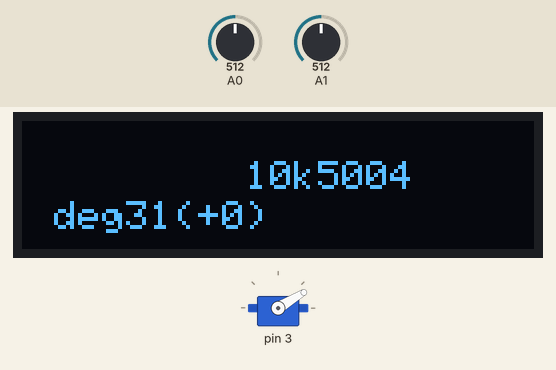
Recording of a sketch running on a simulated Arduino Uno, built with avr-gcc and run on an emulated ATmega328P. Parts: servo, 128×32 one-colour display. The test bench sets the inputs (shaded band); at power-on: A0 = 512, A1 = 512. The display library's start-up logo is not drawn.

Above: at 1.2 s.
1.3 s: A0 set to 716
At 2.6 s:
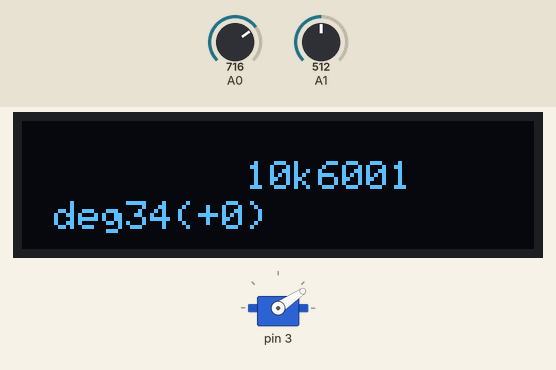
2.9 s: A1 set to 900
At 3.8 s:
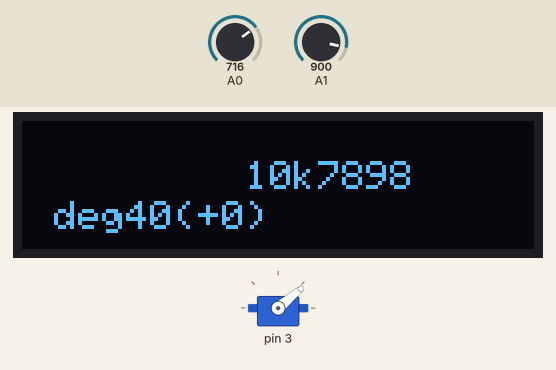
4.7 s: A1 set to 1023
At 6.0 s:
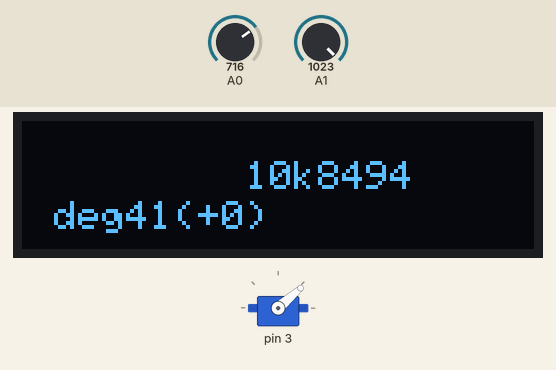
6.3 s: A0 set to 900
At 7.6 s:
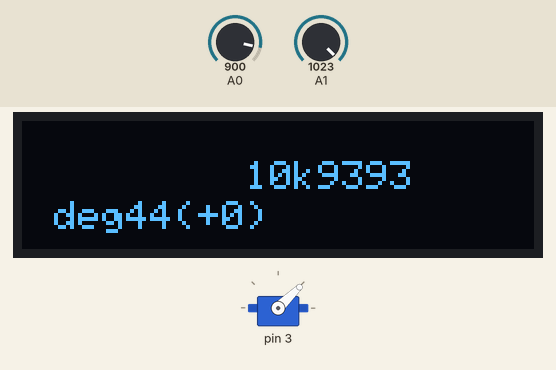
7.9 s: A0 set to 1023
At 8.7 s:
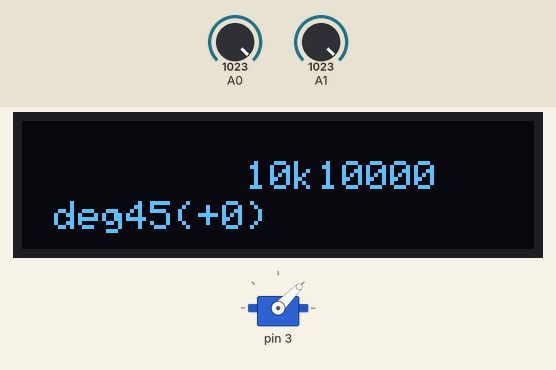
9.5 s: A1 set to 716
At 9.52 s:
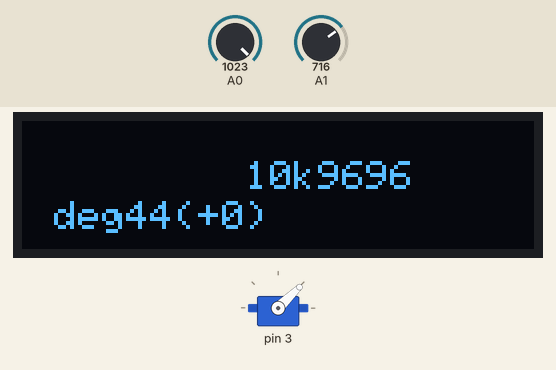
Timing chart, 0 to 12.0 s (numbered marks = the images above; inputs shaded):
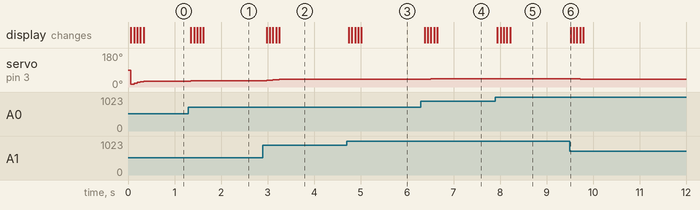

The sketch:

DL.ino
```cpp
#include <Arduino.h>
#include <SPI.h>
#include <Wire.h>
#include <Servo.h>
#include "cservo.hpp"
#include "ldr.hpp"

#define DEBUG

#define SERVO_OFFSET 0

cServo cservo(0, 180);
Adafruit_SSD1306 display(128, 32);
Ldr ldr;

void setup() {
  cservo.setup(3);

  display.begin(SSD1306_SWITCHCAPVCC, 0x3C);
  display.setTextColor(WHITE);
  display.display();
}

void loop() {
  display.clearDisplay();
  #ifndef DEBUG
  ldr.check();
  #else
  ldr.checkAndDraw(display);
  #endif
  #ifndef DEBUG
  #else
  int a = ldr.getAvg();
  long ai = a * 10000L;
  ai = ai/1023;
  int deg = cservo.setPos10k(ai, SERVO_OFFSET);
  display.setTextSize(1);
  display.setCursor(56, 10);
  display.print("10k");
  display.print(ai);
  display.setCursor(8, 20);
  display.print("deg");
  display.print(deg);
  display.print("(+");
  display.print(SERVO_OFFSET);
  display.print(")");
  #endif
  display.display();
  delay(50);
}
```

cservo.cpp
```cpp
#include "cservo.hpp"

cServo::cServo(short _min_pos = 0, short _max_pos = 180) {
    min_pos = _min_pos >=0 ? _min_pos : 0;
    max_pos = _max_pos <=180 ? _max_pos : 180;
}

void cServo::setPosDegree(short new_pos){
    if (new_pos <= max_pos && new_pos >= min_pos) servo.write(new_pos);
}

int cServo::setPos10k(short new_pos, short offset){
  short t[40] = {0, 11, 57, 143, 259, 397, 552, 722, 903, 1094, 1293, 1501, 1716, 1937, 2164, 2398, 2638, 2884, 3135, 3393, 3657, 3926, 4203, 4486, 4775, 5072, 5377, 5689, 6009, 6338, 6676, 7024, 7381, 7750, 8130, 8522, 8927, 9346, 9779, 10000};
  short i = 0;
  new_pos = new_pos < 10000 ? new_pos : 10000;
  for(;i < 40; i++){
    if (t[i] >= new_pos) break;
  }
  setPosDegree(i + 6 + offset);
  return i + 6;
}

void cServo::setup(short pin){
    servo.attach(pin);
}
```

cservo.hpp
```cpp
#include <Servo.h>

class cServo {
    short min_pos;
    short max_pos;
    Servo servo;

    public:
    cServo(short, short);

    void setPosDegree(short new_pos);
    int setPos10k(short new_pos, short offset); //0-10000 to degree
    void setup(short);
};
```

ldr.cpp
```cpp
#include "ldr.hpp"
#include "Arduino.h"

void Ldr::check(){
    x[i] = analogRead(A0);
    x[i+1] = analogRead(A1);
    TIMES*2 > i+3 ? i += 2 : i = 0;
}

void Ldr::checkAndDraw(Adafruit_SSD1306 d){
    x[i] = analogRead(A0);
    x[i+1] = analogRead(A1);
    d.setTextSize(1);
    d.setCursor(8, 0);
    d.print(x[i]);
    d.setCursor(48, 0);
    d.print(x[i+1]);
    int a = this->getAvg();
    d.setCursor(8, 10);
    d.print("avg");
    d.print(a);
    //d.display();
    TIMES*2 > i+3 ? i += 2 : i = 0;
}

int Ldr::getAvg(){
    int s = 0;
    for(int i = 0; i < TIMES*2; i++){
        s += x[i];
    }
    return s/(2*TIMES);
}
```

ldr.hpp
```cpp
#include <Adafruit_GFX.h>
#include <Adafruit_SSD1306.h>

#define TIMES 5

class Ldr {
    int i = 0;
    int x[2*TIMES];

    public:
    void check();
    void checkAndDraw(Adafruit_SSD1306 d);
    int getAvg();
};
```

Measured:
- after the input at 1.3 s, servo on pin 3: 31° → 32° after 0.05 s, → 33° 0.07 s later, → 34° 0.14 s later; the display: first changes after 0.05 s (image 1 shows a later state)
- after the input at 2.9 s, servo on pin 3: moves from 34° to 40° over 0.27 s, starting after 0.08 s; the display: first changes after 0.08 s (image 2 shows a later state)
- after the input at 4.7 s, servo on pin 3: 40° → 41° after 0.11 s; the display: first changes after 0.05 s (image 3 shows a later state)
- after the input at 6.3 s, servo on pin 3: 41° → 42° after 0.08 s, → 43° 0.14 s later, → 44° 0.14 s later; the display: first changes after 0.08 s (image 4 shows a later state)
- after the input at 7.9 s, servo on pin 3: 44° → 45° after 0.25 s; the display: first changes at once (image 5 shows a later state)
- after the input at 9.5 s, servo on pin 3: 45° → 44° at once, → 43° 0.14 s later, → 42° 0.07 s later, → 41° 0.07 s later; the display: changes at once (image 6)
